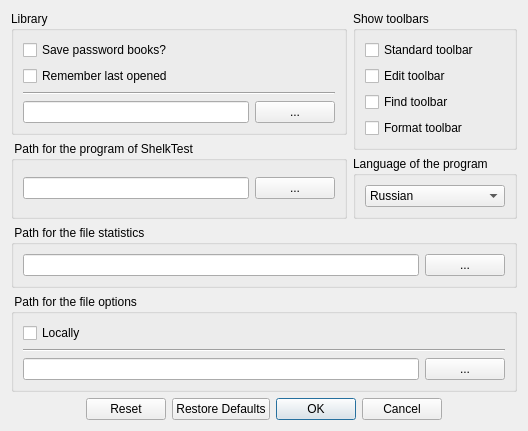
<?xml version="1.0" encoding="UTF-8"?>
<ui version="4.0">
 <class>FormOptions</class>
 <widget class="QDialog" name="FormOptions">
  <property name="geometry">
   <rect>
    <x>0</x>
    <y>0</y>
    <width>528</width>
    <height>389</height>
   </rect>
  </property>
  <property name="windowTitle">
   <string>Options</string>
  </property>
  <property name="locale">
   <locale language="English" country="UnitedStates"/>
  </property>
  <layout class="QVBoxLayout" name="verticalLayout_6">
   <item>
    <layout class="QHBoxLayout" name="horizontalLayout_5">
     <item>
      <layout class="QVBoxLayout" name="verticalLayout_5">
       <item>
        <widget class="QGroupBox" name="gbLibrary">
         <property name="title">
          <string>Library</string>
         </property>
         <layout class="QVBoxLayout" name="verticalLayout">
          <item>
           <widget class="QCheckBox" name="cbSavePasswordBook">
            <property name="text">
             <string>Save password books?</string>
            </property>
           </widget>
          </item>
          <item>
           <widget class="QCheckBox" name="cbLastOpened">
            <property name="text">
             <string>Remember last opened</string>
            </property>
           </widget>
          </item>
          <item>
           <widget class="Line" name="line">
            <property name="orientation">
             <enum>Qt::Horizontal</enum>
            </property>
           </widget>
          </item>
          <item>
           <layout class="QHBoxLayout" name="horizontalLayout_2">
            <item>
             <widget class="QLineEdit" name="lePathLibrary">
              <property name="enabled">
               <bool>true</bool>
              </property>
             </widget>
            </item>
            <item>
             <widget class="QPushButton" name="pbPathLibrary">
              <property name="enabled">
               <bool>true</bool>
              </property>
              <property name="text">
               <string>...</string>
              </property>
             </widget>
            </item>
           </layout>
          </item>
         </layout>
        </widget>
       </item>
       <item>
        <widget class="QGroupBox" name="gbPathShelkTest">
         <property name="title">
          <string> Path for the program of ShelkTest</string>
         </property>
         <layout class="QHBoxLayout" name="horizontalLayout_6">
          <item>
           <widget class="QLineEdit" name="lePathShelkTest"/>
          </item>
          <item>
           <widget class="QPushButton" name="pbPathShelkTest">
            <property name="text">
             <string>...</string>
            </property>
           </widget>
          </item>
         </layout>
        </widget>
       </item>
      </layout>
     </item>
     <item>
      <layout class="QVBoxLayout" name="verticalLayout_4">
       <item>
        <widget class="QGroupBox" name="gbToolbars">
         <property name="title">
          <string>Show toolbars</string>
         </property>
         <layout class="QVBoxLayout" name="verticalLayout_3">
          <item>
           <widget class="QCheckBox" name="cbStandardToolbar">
            <property name="text">
             <string>Standard toolbar</string>
            </property>
           </widget>
          </item>
          <item>
           <widget class="QCheckBox" name="cbEditToolbar">
            <property name="text">
             <string>Edit toolbar</string>
            </property>
           </widget>
          </item>
          <item>
           <widget class="QCheckBox" name="cbFindToolbar">
            <property name="text">
             <string>Find toolbar</string>
            </property>
           </widget>
          </item>
          <item>
           <widget class="QCheckBox" name="cbFormatToolbar">
            <property name="text">
             <string>Format toolbar</string>
            </property>
           </widget>
          </item>
         </layout>
        </widget>
       </item>
       <item>
        <widget class="QGroupBox" name="gbLanguage">
         <property name="title">
          <string>Language of the program</string>
         </property>
         <layout class="QHBoxLayout" name="horizontalLayout_4">
          <item>
           <widget class="QComboBox" name="cbLanguage">
            <item>
             <property name="text">
              <string>Russian</string>
             </property>
            </item>
            <item>
             <property name="text">
              <string>English</string>
             </property>
            </item>
           </widget>
          </item>
         </layout>
        </widget>
       </item>
      </layout>
     </item>
    </layout>
   </item>
   <item>
    <widget class="QGroupBox" name="gbPathStatistics">
     <property name="title">
      <string> Path for the file statistics</string>
     </property>
     <layout class="QHBoxLayout" name="horizontalLayout_3">
      <item>
       <widget class="QLineEdit" name="lePathStatistics"/>
      </item>
      <item>
       <widget class="QPushButton" name="pbPathStatistics">
        <property name="text">
         <string>...</string>
        </property>
       </widget>
      </item>
     </layout>
    </widget>
   </item>
   <item>
    <widget class="QGroupBox" name="gbPathOptions">
     <property name="title">
      <string> Path for the file options</string>
     </property>
     <layout class="QVBoxLayout" name="verticalLayout_2">
      <item>
       <widget class="QCheckBox" name="cbPathOptionsLocally">
        <property name="text">
         <string>Locally</string>
        </property>
       </widget>
      </item>
      <item>
       <widget class="Line" name="line_2">
        <property name="orientation">
         <enum>Qt::Horizontal</enum>
        </property>
       </widget>
      </item>
      <item>
       <layout class="QHBoxLayout" name="horizontalLayout">
        <item>
         <widget class="QLineEdit" name="lePathOptions"/>
        </item>
        <item>
         <widget class="QPushButton" name="pbPathOptions">
          <property name="text">
           <string>...</string>
          </property>
         </widget>
        </item>
       </layout>
      </item>
     </layout>
    </widget>
   </item>
   <item>
    <widget class="QDialogButtonBox" name="bbOptions">
     <property name="orientation">
      <enum>Qt::Horizontal</enum>
     </property>
     <property name="standardButtons">
      <set>QDialogButtonBox::Cancel|QDialogButtonBox::Ok|QDialogButtonBox::Reset|QDialogButtonBox::RestoreDefaults</set>
     </property>
     <property name="centerButtons">
      <bool>true</bool>
     </property>
    </widget>
   </item>
  </layout>
 </widget>
 <resources/>
 <connections>
  <connection>
   <sender>bbOptions</sender>
   <signal>accepted()</signal>
   <receiver>FormOptions</receiver>
   <slot>accept()</slot>
   <hints>
    <hint type="sourcelabel">
     <x>248</x>
     <y>254</y>
    </hint>
    <hint type="destinationlabel">
     <x>157</x>
     <y>274</y>
    </hint>
   </hints>
  </connection>
  <connection>
   <sender>bbOptions</sender>
   <signal>rejected()</signal>
   <receiver>FormOptions</receiver>
   <slot>reject()</slot>
   <hints>
    <hint type="sourcelabel">
     <x>316</x>
     <y>260</y>
    </hint>
    <hint type="destinationlabel">
     <x>286</x>
     <y>274</y>
    </hint>
   </hints>
  </connection>
 </connections>
</ui>
